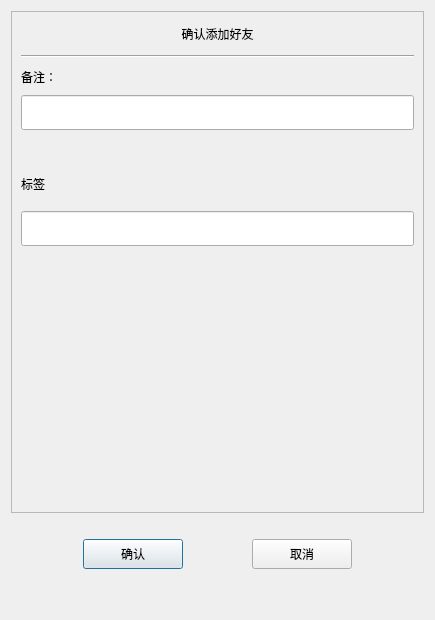
<?xml version="1.0" encoding="UTF-8"?>
<ui version="4.0">
 <class>AuthenFriend</class>
 <widget class="QDialog" name="AuthenFriend">
  <property name="geometry">
   <rect>
    <x>0</x>
    <y>0</y>
    <width>435</width>
    <height>620</height>
   </rect>
  </property>
  <property name="windowTitle">
   <string>Dialog</string>
  </property>
  <layout class="QVBoxLayout" name="verticalLayout">
   <item>
    <widget class="QScrollArea" name="scrollArea">
     <property name="minimumSize">
      <size>
       <width>0</width>
       <height>500</height>
      </size>
     </property>
     <property name="widgetResizable">
      <bool>true</bool>
     </property>
     <widget class="QWidget" name="scrollAreaWidgetContents">
      <property name="geometry">
       <rect>
        <x>0</x>
        <y>0</y>
        <width>421</width>
        <height>504</height>
       </rect>
      </property>
      <layout class="QVBoxLayout" name="verticalLayout_2">
       <property name="spacing">
        <number>0</number>
       </property>
       <property name="leftMargin">
        <number>0</number>
       </property>
       <property name="rightMargin">
        <number>0</number>
       </property>
       <item>
        <widget class="QLabel" name="apply_lb">
         <property name="minimumSize">
          <size>
           <width>0</width>
           <height>25</height>
          </size>
         </property>
         <property name="maximumSize">
          <size>
           <width>16777215</width>
           <height>25</height>
          </size>
         </property>
         <property name="midLineWidth">
          <number>0</number>
         </property>
         <property name="text">
          <string>确认添加好友</string>
         </property>
         <property name="alignment">
          <set>Qt::AlignmentFlag::AlignCenter</set>
         </property>
        </widget>
       </item>
       <item>
        <widget class="QWidget" name="apply_wid" native="true">
         <layout class="QVBoxLayout" name="verticalLayout_3">
          <item>
           <widget class="Line" name="line">
            <property name="orientation">
             <enum>Qt::Orientation::Horizontal</enum>
            </property>
           </widget>
          </item>
          <item>
           <widget class="QLabel" name="label_2">
            <property name="minimumSize">
             <size>
              <width>0</width>
              <height>25</height>
             </size>
            </property>
            <property name="maximumSize">
             <size>
              <width>16777215</width>
              <height>25</height>
             </size>
            </property>
            <property name="text">
             <string>备注：</string>
            </property>
           </widget>
          </item>
          <item>
           <widget class="CustomizeEdit" name="back_ed">
            <property name="minimumSize">
             <size>
              <width>0</width>
              <height>35</height>
             </size>
            </property>
            <property name="maximumSize">
             <size>
              <width>16777215</width>
              <height>35</height>
             </size>
            </property>
           </widget>
          </item>
          <item>
           <widget class="QWidget" name="lb_group_wid" native="true">
            <property name="minimumSize">
             <size>
              <width>0</width>
              <height>95</height>
             </size>
            </property>
            <layout class="QVBoxLayout" name="verticalLayout_4">
             <property name="spacing">
              <number>0</number>
             </property>
             <property name="leftMargin">
              <number>0</number>
             </property>
             <property name="topMargin">
              <number>20</number>
             </property>
             <property name="rightMargin">
              <number>0</number>
             </property>
             <property name="bottomMargin">
              <number>0</number>
             </property>
             <item>
              <widget class="QLabel" name="label_3">
               <property name="minimumSize">
                <size>
                 <width>0</width>
                 <height>25</height>
                </size>
               </property>
               <property name="maximumSize">
                <size>
                 <width>16777215</width>
                 <height>25</height>
                </size>
               </property>
               <property name="text">
                <string>标签</string>
               </property>
              </widget>
             </item>
             <item>
              <widget class="QWidget" name="grid_wid" native="true">
               <property name="minimumSize">
                <size>
                 <width>0</width>
                 <height>35</height>
                </size>
               </property>
               <property name="maximumSize">
                <size>
                 <width>16777215</width>
                 <height>35</height>
                </size>
               </property>
               <layout class="QVBoxLayout" name="verticalLayout_7">
                <property name="spacing">
                 <number>0</number>
                </property>
                <property name="leftMargin">
                 <number>0</number>
                </property>
                <property name="topMargin">
                 <number>0</number>
                </property>
                <property name="rightMargin">
                 <number>0</number>
                </property>
                <property name="bottomMargin">
                 <number>0</number>
                </property>
                <item>
                 <widget class="CustomizeEdit" name="lb_ed">
                  <property name="minimumSize">
                   <size>
                    <width>0</width>
                    <height>35</height>
                   </size>
                  </property>
                  <property name="maximumSize">
                   <size>
                    <width>16777215</width>
                    <height>35</height>
                   </size>
                  </property>
                 </widget>
                </item>
               </layout>
              </widget>
             </item>
             <item>
              <widget class="QWidget" name="input_tip_wid" native="true">
               <property name="minimumSize">
                <size>
                 <width>0</width>
                 <height>35</height>
                </size>
               </property>
               <property name="maximumSize">
                <size>
                 <width>16777215</width>
                 <height>35</height>
                </size>
               </property>
               <layout class="QVBoxLayout" name="verticalLayout_5">
                <property name="spacing">
                 <number>0</number>
                </property>
                <property name="leftMargin">
                 <number>0</number>
                </property>
                <property name="topMargin">
                 <number>0</number>
                </property>
                <property name="rightMargin">
                 <number>0</number>
                </property>
                <property name="bottomMargin">
                 <number>0</number>
                </property>
                <item>
                 <widget class="ClickedOnceLabel" name="tip_lb">
                  <property name="text">
                   <string/>
                  </property>
                 </widget>
                </item>
               </layout>
              </widget>
             </item>
            </layout>
           </widget>
          </item>
          <item>
           <widget class="QWidget" name="widget" native="true">
            <property name="minimumSize">
             <size>
              <width>0</width>
              <height>60</height>
             </size>
            </property>
            <layout class="QHBoxLayout" name="horizontalLayout_2">
             <property name="leftMargin">
              <number>0</number>
             </property>
             <property name="topMargin">
              <number>0</number>
             </property>
             <property name="rightMargin">
              <number>0</number>
             </property>
             <property name="bottomMargin">
              <number>0</number>
             </property>
             <item>
              <widget class="QWidget" name="lb_list" native="true">
               <property name="minimumSize">
                <size>
                 <width>287</width>
                 <height>60</height>
                </size>
               </property>
               <property name="maximumSize">
                <size>
                 <width>287</width>
                 <height>16777215</height>
                </size>
               </property>
              </widget>
             </item>
             <item>
              <widget class="QWidget" name="more_lb_wid" native="true">
               <layout class="QVBoxLayout" name="verticalLayout_6">
                <property name="spacing">
                 <number>0</number>
                </property>
                <property name="leftMargin">
                 <number>0</number>
                </property>
                <property name="topMargin">
                 <number>0</number>
                </property>
                <property name="rightMargin">
                 <number>0</number>
                </property>
                <property name="bottomMargin">
                 <number>0</number>
                </property>
                <item alignment="Qt::AlignmentFlag::AlignHCenter">
                 <widget class="ClickedOnceLabel" name="more_lb">
                  <property name="minimumSize">
                   <size>
                    <width>35</width>
                    <height>35</height>
                   </size>
                  </property>
                  <property name="maximumSize">
                   <size>
                    <width>35</width>
                    <height>35</height>
                   </size>
                  </property>
                  <property name="text">
                   <string/>
                  </property>
                  <property name="alignment">
                   <set>Qt::AlignmentFlag::AlignCenter</set>
                  </property>
                 </widget>
                </item>
               </layout>
              </widget>
             </item>
            </layout>
           </widget>
          </item>
         </layout>
        </widget>
       </item>
      </layout>
     </widget>
    </widget>
   </item>
   <item>
    <spacer name="verticalSpacer">
     <property name="orientation">
      <enum>Qt::Orientation::Vertical</enum>
     </property>
     <property name="sizeType">
      <enum>QSizePolicy::Policy::Fixed</enum>
     </property>
     <property name="sizeHint" stdset="0">
      <size>
       <width>20</width>
       <height>10</height>
      </size>
     </property>
    </spacer>
   </item>
   <item>
    <widget class="QWidget" name="apply_sure_wid" native="true">
     <property name="minimumSize">
      <size>
       <width>0</width>
       <height>50</height>
      </size>
     </property>
     <property name="maximumSize">
      <size>
       <width>16777215</width>
       <height>50</height>
      </size>
     </property>
     <layout class="QHBoxLayout" name="horizontalLayout">
      <item>
       <spacer name="horizontalSpacer">
        <property name="orientation">
         <enum>Qt::Orientation::Horizontal</enum>
        </property>
        <property name="sizeHint" stdset="0">
         <size>
          <width>41</width>
          <height>20</height>
         </size>
        </property>
       </spacer>
      </item>
      <item>
       <widget class="ClickedBtn" name="sure_btn">
        <property name="minimumSize">
         <size>
          <width>100</width>
          <height>30</height>
         </size>
        </property>
        <property name="maximumSize">
         <size>
          <width>100</width>
          <height>30</height>
         </size>
        </property>
        <property name="text">
         <string>确认</string>
        </property>
       </widget>
      </item>
      <item>
       <spacer name="horizontalSpacer_2">
        <property name="orientation">
         <enum>Qt::Orientation::Horizontal</enum>
        </property>
        <property name="sizeHint" stdset="0">
         <size>
          <width>42</width>
          <height>20</height>
         </size>
        </property>
       </spacer>
      </item>
      <item>
       <widget class="ClickedBtn" name="cancel_btn">
        <property name="minimumSize">
         <size>
          <width>100</width>
          <height>30</height>
         </size>
        </property>
        <property name="maximumSize">
         <size>
          <width>100</width>
          <height>30</height>
         </size>
        </property>
        <property name="text">
         <string>取消</string>
        </property>
       </widget>
      </item>
      <item>
       <spacer name="horizontalSpacer_3">
        <property name="orientation">
         <enum>Qt::Orientation::Horizontal</enum>
        </property>
        <property name="sizeHint" stdset="0">
         <size>
          <width>41</width>
          <height>20</height>
         </size>
        </property>
       </spacer>
      </item>
     </layout>
    </widget>
   </item>
   <item>
    <spacer name="verticalSpacer_2">
     <property name="orientation">
      <enum>Qt::Orientation::Vertical</enum>
     </property>
     <property name="sizeType">
      <enum>QSizePolicy::Policy::Fixed</enum>
     </property>
     <property name="sizeHint" stdset="0">
      <size>
       <width>20</width>
       <height>30</height>
      </size>
     </property>
    </spacer>
   </item>
  </layout>
 </widget>
 <customwidgets>
  <customwidget>
   <class>ClickedBtn</class>
   <extends>QPushButton</extends>
   <header location="global">clickedbtn.h</header>
  </customwidget>
  <customwidget>
   <class>CustomizeEdit</class>
   <extends>QLineEdit</extends>
   <header location="global">customizeedit.h</header>
  </customwidget>
  <customwidget>
   <class>ClickedOnceLabel</class>
   <extends>QLabel</extends>
   <header location="global">clickedoncelabel.h</header>
  </customwidget>
 </customwidgets>
 <resources/>
 <connections/>
</ui>
